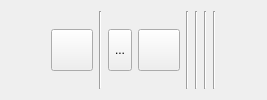
              <widget class="QWidget" name="tabDoc">
               <attribute name="title">
                <string>Document</string>
               </attribute>
               <layout class="QGridLayout" name="gridLayout_13">
                <item row="0" column="0">
                 <layout class="QHBoxLayout" name="horizontalLayout_15">
                  <item>
                   <spacer name="horizontalSpacer_3">
                    <property name="orientation">
                     <enum>Qt::Orientation::Horizontal</enum>
                    </property>
                    <property name="sizeHint" stdset="0">
                     <size>
                      <width>40</width>
                      <height>20</height>
                     </size>
                    </property>
                   </spacer>
                  </item>
                  <item>
                   <widget class="QToolButton" name="toolButtonImport">
                    <property name="maximumSize">
                     <size>
                      <width>42</width>
                      <height>42</height>
                     </size>
                    </property>
                    <property name="toolTip">
                     <string>Import</string>
                    </property>
                    <property name="text">
                     <string/>
                    </property>
                    <property name="icon">
                     <iconset resource="ModelViewer.qrc">
                      <normaloff>:/new/prefix1/res/import.png</normaloff>:/new/prefix1/res/import.png</iconset>
                    </property>
                    <property name="iconSize">
                     <size>
                      <width>48</width>
                      <height>48</height>
                     </size>
                    </property>
                    <property name="shortcut">
                     <string>Ctrl+O</string>
                    </property>
                    <property name="checkable">
                     <bool>false</bool>
                    </property>
                   </widget>
                  </item>
                  <item>
                   <widget class="Line" name="line_6">
                    <property name="orientation">
                     <enum>Qt::Orientation::Vertical</enum>
                    </property>
                   </widget>
                  </item>
                  <item>
                   <widget class="QToolButton" name="toolButtonExport">
                    <property name="maximumSize">
                     <size>
                      <width>42</width>
                      <height>42</height>
                     </size>
                    </property>
                    <property name="toolTip">
                     <string>Export</string>
                    </property>
                    <property name="text">
                     <string>...</string>
                    </property>
                    <property name="icon">
                     <iconset resource="ModelViewer.qrc">
                      <normaloff>:/new/prefix1/res/export.png</normaloff>:/new/prefix1/res/export.png</iconset>
                    </property>
                    <property name="iconSize">
                     <size>
                      <width>48</width>
                      <height>48</height>
                     </size>
                    </property>
                   </widget>
                  </item>
                  <item>
                   <widget class="QToolButton" name="toolButtonSave">
                    <property name="maximumSize">
                     <size>
                      <width>42</width>
                      <height>42</height>
                     </size>
                    </property>
                    <property name="toolTip">
                     <string>Save</string>
                    </property>
                    <property name="text">
                     <string/>
                    </property>
                    <property name="icon">
                     <iconset resource="ModelViewer.qrc">
                      <normaloff>:/new/prefix1/res/filesave.png</normaloff>:/new/prefix1/res/filesave.png</iconset>
                    </property>
                    <property name="iconSize">
                     <size>
                      <width>48</width>
                      <height>48</height>
                     </size>
                    </property>
                    <property name="checkable">
                     <bool>false</bool>
                    </property>
                   </widget>
                  </item>
                  <item>
                   <widget class="Line" name="line_7">
                    <property name="orientation">
                     <enum>Qt::Orientation::Vertical</enum>
                    </property>
                   </widget>
                  </item>
                  <item>
                   <widget class="Line" name="line_8">
                    <property name="orientation">
                     <enum>Qt::Orientation::Vertical</enum>
                    </property>
                   </widget>
                  </item>
                  <item>
                   <widget class="Line" name="line_9">
                    <property name="orientation">
                     <enum>Qt::Orientation::Vertical</enum>
                    </property>
                   </widget>
                  </item>
                  <item>
                   <widget class="Line" name="line_10">
                    <property name="orientation">
                     <enum>Qt::Orientation::Vertical</enum>
                    </property>
                   </widget>
                  </item>
                  <item>
                   <spacer name="horizontalSpacer_4">
                    <property name="orientation">
                     <enum>Qt::Orientation::Horizontal</enum>
                    </property>
                    <property name="sizeHint" stdset="0">
                     <size>
                      <width>40</width>
                      <height>20</height>
                     </size>
                    </property>
                   </spacer>
                  </item>
                 </layout>
                </item>
               </layout>
              </widget>
